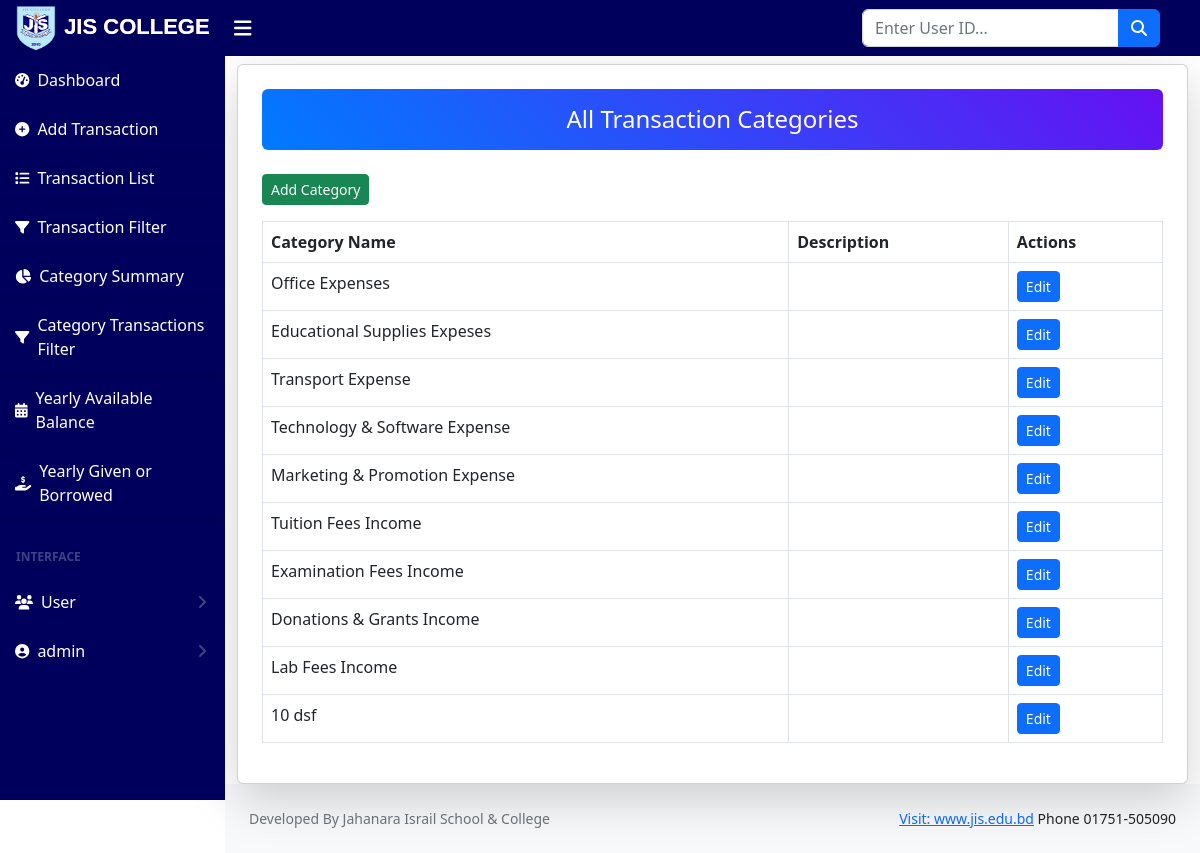
Page /categories/ (signed in) on the committed database.
### account/models.py (models this page shows, shortened)
class TransactionCategory(models.Model):
    name = models.CharField(max_length=255, unique=True)
    description = models.TextField(blank=True, null=True)

### account/views.py (the view)
# urls.py: path('categories/', category_list, name='category_list'),
@user_passes_test(lambda u: u.is_superuser or u.is_staff, login_url='login')
def category_list(request):
    categories = TransactionCategory.objects.all()
    return render(request, 'transactions/category_list.html', {'categories': categories})

### templates/transactions/category_list.html (shortened to what this page needs)
{% extends 'base.html' %}
{% block content %}
<div class="container mt-2">
    <div class="card shadow-lg p-4">
        <h4 class="text-center mb-4 text-white p-3 rounded" style="background: linear-gradient(45deg, #007bff, #6610f2);">
            All Transaction Categories
        </h4>
        <div class="text-right mb-3">
            <a href="{% url 'add_category' %}" class="btn btn-success btn-sm">Add Category</a>
        </div>
        <table class="table table-bordered">
            <thead>
                <tr>
                    <th>Category Name</th>
                    <th>Description</th>
                    <th>Actions</th>
                </tr>
            </thead>
            <tbody>
                {% for category in categories %}
                <tr>
                    <td>{{ category.name }}</td>
                    <td>{{ category.description }}</td>
                    <td>
                        <a href="{% url 'edit_category' category.id %}" class="btn btn-primary btn-sm">Edit</a>
                    </td>
                </tr>
                {% endfor %}
            </tbody>
        </table>
    </div>
</div>
{% endblock %}

### templates/sidebar.html (shortened to what this page needs)
    <div class="nav">
        <a class="nav-link" href="{% url 'home' %}">
            <div class="sb-nav-link-icon"><i class="fas fa-tachometer-alt"></i></div>
            <span class="nav-text">Dashboard</span>
        </a>
        <a class="nav-link" href="{% url 'add_transaction' %}">
            <div class="sb-nav-link-icon"><i class="fas fa-plus-circle"></i></div>
            <span class="nav-text">Add Transaction</span>
        </a>
        <a class="nav-link" href="{% url 'transaction_list' %}">
            <div class="sb-nav-link-icon"><i class="fas fa-list"></i></div>
            <span class="nav-text">Transaction List</span>
        </a>
        <a class="nav-link" href="{% url 'transaction_filter' %}">
            <div class="sb-nav-link-icon"><i class="fas fa-filter"></i></div>
            <span class="nav-text">Transaction Filter</span>
        </a>
        <a class="nav-link" href="{% url 'category_summary' %}">
            <div class="sb-nav-link-icon"><i class="fas fa-chart-pie"></i></div>
            <span class="nav-text">Category Summary</span>
        </a>
        <a class="nav-link" href="{% url 'category_transactions_filter' %}">
            <div class="sb-nav-link-icon"><i class="fas fa-filter"></i></div>
            <span class="nav-text">Category Transactions Filter</span>
        </a>
        <a class="nav-link" href="{% url 'yearly_balance' %}">
            <div class="sb-nav-link-icon"><i class="fas fa-calendar-alt"></i></div>
            <span class="nav-text">Yearly Available Balance</span>
        </a>
        <a class="nav-link" href="{% url 'yearly_given_borrow' %}">
            <div class="sb-nav-link-icon"><i class="fas fa-hand-holding-usd"></i></div>
            <span class="nav-text">Yearly Given or Borrowed</span>
        </a>
        <div class="sb-sidenav-menu-heading">Interface</div>
        <a class="nav-link collapsed" href="#" data-bs-toggle="collapse" data-bs-target="#collapseLayouts" aria-expanded="false" aria-controls="collapseLayouts">
            <div class="sb-nav-link-icon"><i class="fas fa-users"></i></div>
            <span class="nav-text">User</span>
            <div class="sb-sidenav-collapse-arrow"><i class="fas fa-angle-down"></i></div>
        </a>
        <a class="nav-link collapsed" href="#" data-bs-toggle="collapse" data-bs-target="#collapseUser" aria-expanded="false" aria-controls="collapseUser">
            <div class="sb-nav-link-icon"><i class="fas fa-user-circle"></i></div>
            <span class="nav-text">
                {% if request.user.is_authenticated %}
                    {{ request.user.username }}
                {% endif %}
            </span>
            <div class="sb-sidenav-collapse-arrow"><i class="fas fa-angle-down"></i></div>
        </a>
    </div>

### templates/sidebar.html (style rules this page uses)
.nav-link { display: flex; align-items: center; padding: 10px 15px; border-bottom: 1px solid transparent; color: #333; text-decoration: none; position: relative; overflow: hidden; transition: color 0.3s ease; }
.nav-link::before { content: ""; position: absolute; bottom: 0; left: 0; width: 100%; height: 2px; background-color: #ddd; transform: scaleX(0); transform-origin: bottom right; transition: transform 0.3s ease; }
.nav-link .nav-text { position: relative; transition: transform 0.3s ease; }
.nav-link { box-shadow: 0 1px 3px rgba(0, 0, 0, 0.1); }

### rows in the picture
TransactionCategory: name "Office Expenses"
TransactionCategory: name "Educational Supplies Expeses"
TransactionCategory: name "Transport Expense"
TransactionCategory: name "Technology & Software Expense"
TransactionCategory: name "Marketing & Promotion Expense"
TransactionCategory: name "Tuition Fees Income"
TransactionCategory: name "Examination Fees Income"
TransactionCategory: name "Donations & Grants Income"
TransactionCategory: name "Lab Fees Income"
TransactionCategory: name "10 dsf"

### other values in the picture
{{ request.user.username }} "admin"
